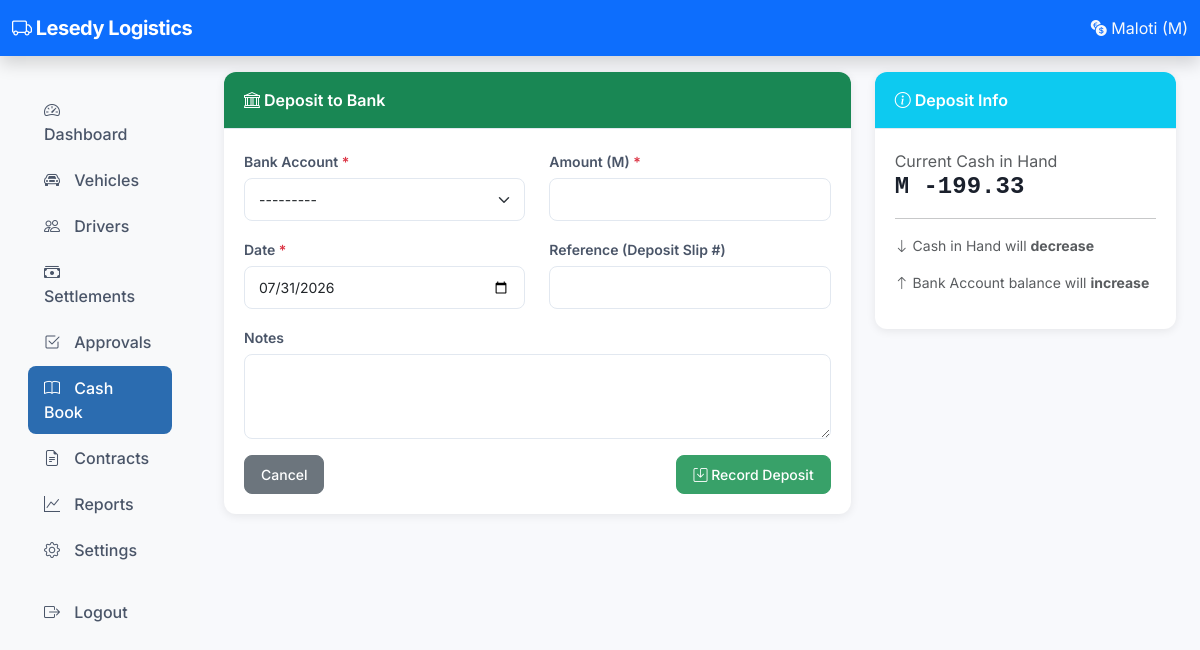
The app's page /owner/cashbook/transfer-to-bank/ (signed in), older data.
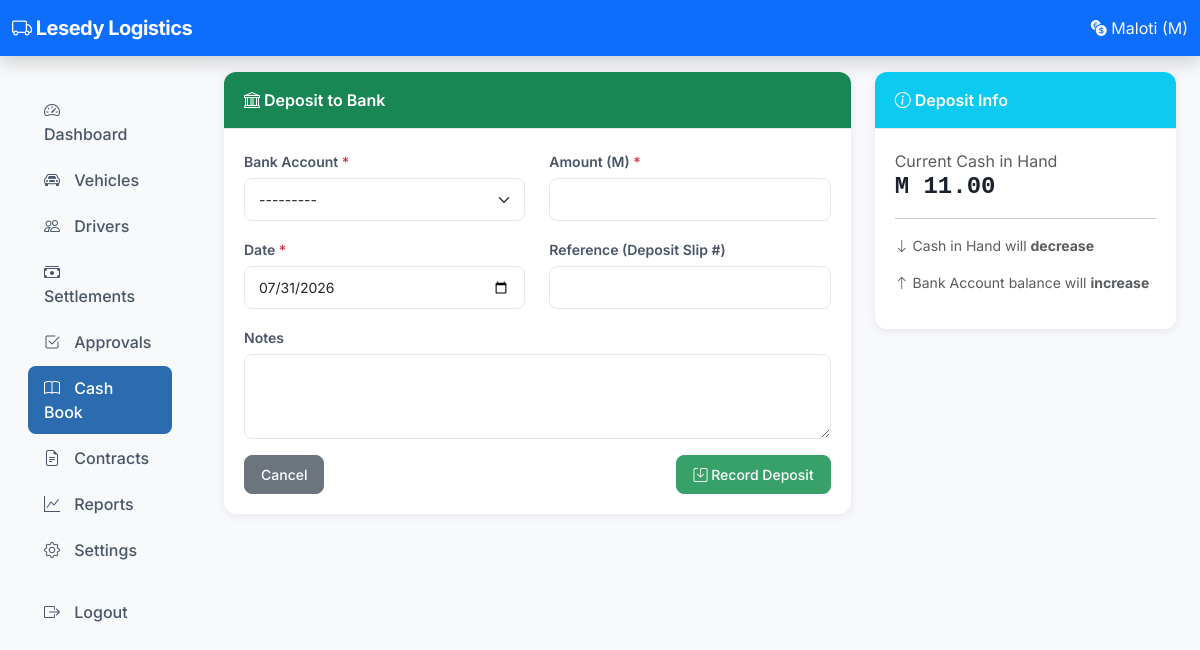
The same page, newer data.
### cashbook/models.py (models this page shows, shortened)
class CashInHand(models.Model):
    balance = models.DecimalField(max_digits=12, decimal_places=2, default=0)
    last_updated = models.DateTimeField(auto_now=True)
    class Meta:
        verbose_name = 'Cash in Hand'
        verbose_name_plural = 'Cash in Hand'
    @classmethod
    def get_instance(cls):
        obj, created = cls.objects.get_or_create(id=1)
        return obj
    @classmethod
    def get_balance(cls):
        return cls.get_instance().balance

### cashbook/views.py (the view)
# urls.py: path('transfer-to-bank/', views.bank_deposit, name='owner_cashbook_bank_deposit'),
@_owner_required
def bank_deposit(request):
    if request.method == 'POST':
        form = DepositForm(request.POST)
        if form.is_valid():
            transaction = form.save(commit=False)
            transaction.transaction_type = 'transfer_to_bank'
            transaction.category = 'other_income'
            transaction.created_by = request.user
            transaction.save()
            messages.success(request, f'Deposited M {transaction.amount} to {transaction.bank_account.name}.')
            return redirect('owner_cashbook_dashboard')
    else:
        form = DepositForm()
    return render(request, 'owner/cashbook/deposit.html', {
        'form': form,
        'title': 'Deposit to Bank',
        'cash_in_hand': CashInHand.get_balance(),
    })

### cashbook/forms.py
class DepositForm(forms.ModelForm):
    class Meta:
        model = CashTransaction
        fields = ['bank_account', 'amount', 'date', 'reference', 'notes']
        widgets = {
            'bank_account': forms.Select(attrs={'class': 'form-select'}),
            'amount': forms.NumberInput(attrs={'class': 'form-control amount-input', 'step': '0.01', 'min': '0'}),
            'date': forms.DateInput(attrs={'type': 'date', 'class': 'form-control'}),
            'reference': forms.TextInput(attrs={'class': 'form-control'}),
            'notes': forms.Textarea(attrs={'class': 'form-control', 'rows': 3}),
        }
    def __init__(self, *args, **kwargs):
        super().__init__(*args, **kwargs)
        self.fields['bank_account'].required = True
        self.fields['reference'].required = False
        self.fields['notes'].required = False

### accounts/context_processors.py (called while the page is built)
def pending_approvals(request):
    if request.user.is_authenticated and request.user.is_staff:
        count = DailySettlement.objects.filter(status='submitted').count()
        return {'pending_approvals': count}
    return {}

### accounts/models.py (called while the page is built)
    @classmethod
    def get_settings(cls):
        obj, created = cls.objects.get_or_create(id=1)
        return obj

### templates/owner/cashbook/deposit.html (shortened to what this page needs)
{% extends 'base.html' %}
{% block content %}
<div class="row">
    <div class="col-lg-8">
        <div class="card">
            <div class="card-header bg-success text-white">
                <i class="bi bi-bank"></i> {{ title }}
            </div>
            <div class="card-body">
                <form method="post">
                    <div class="row mb-3">
                        <div class="col-md-6">
                            <label class="form-label">Bank Account <span class="text-danger">*</span></label>
                            {{ form.bank_account }}
                        </div>
                        <div class="col-md-6">
                            <label class="form-label">Amount (M) <span class="text-danger">*</span></label>
                            {{ form.amount }}
                        </div>
                    </div>
                    <div class="row mb-3">
                        <div class="col-md-6">
                            <label class="form-label">Date <span class="text-danger">*</span></label>
                            {{ form.date }}
                        </div>
                        <div class="col-md-6">
                            <label class="form-label">Reference (Deposit Slip #)</label>
                            {{ form.reference }}
                        </div>
                    </div>
                    <div class="mb-3">
                        <label class="form-label">Notes</label>
                        {{ form.notes }}
                    </div>
                    <div class="d-flex justify-content-between">
                        <a href="{% url 'owner_cashbook_dashboard' %}" class="btn btn-secondary">Cancel</a>
                        <button type="submit" class="btn btn-success"><i class="bi bi-save"></i> Record Deposit</button>
                    </div>
                </form>
            </div>
        </div>
    </div>
    <div class="col-lg-4">
        <div class="card">
            <div class="card-header bg-info text-white">
                <i class="bi bi-info-circle"></i> Deposit Info
            </div>
            <div class="card-body">
                <div class="mb-3">
                    <label class="text-muted">Current Cash in Hand</label>
                    <h4 class="amount">M {{ cash_in_hand|floatformat:2 }}</h4>
                </div>
                <hr>
                <div class="small text-muted">
                    <p><i class="bi bi-arrow-down"></i> Cash in Hand will <strong>decrease</strong></p>
                    <p><i class="bi bi-arrow-up"></i> Bank Account balance will <strong>increase</strong></p>
                </div>
            </div>
        </div>
    </div>
</div>
{% endblock %}

Row changes from the older to the newer data that the page shows:
changed CashInHand: balance "-199.33" → "11.00"
